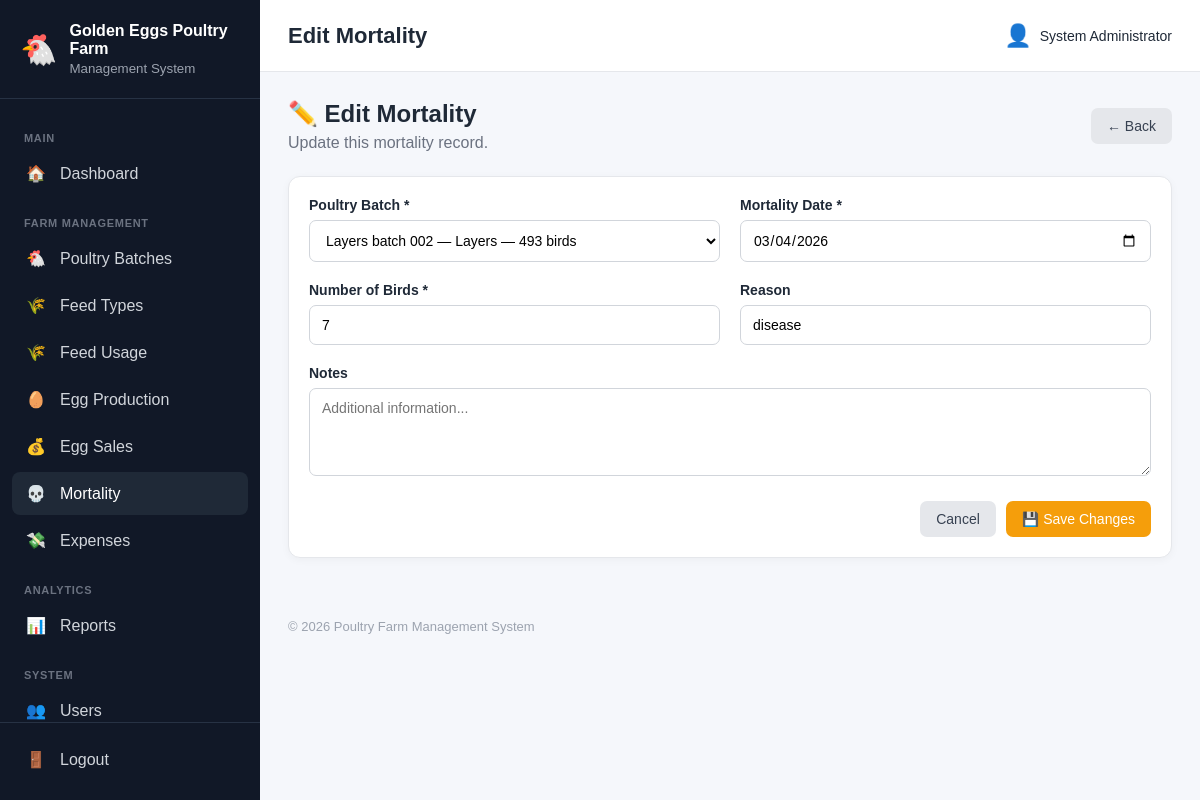
/mortality/edit.php?id=1 (signed in), run on the app's committed database.
### tables this page shows
CREATE TABLE `farm_settings` (
  `id` int(10) unsigned NOT NULL AUTO_INCREMENT,
  `farm_name` varchar(150) NOT NULL,
  `farm_location` varchar(255) DEFAULT NULL,
  `phone` varchar(50) DEFAULT NULL,
  `email` varchar(150) DEFAULT NULL,
  `currency` varchar(10) DEFAULT 'GHS',
  `timezone` varchar(100) DEFAULT 'Africa/Accra',
  `created_at` timestamp NOT NULL DEFAULT current_timestamp(),
  `updated_at` timestamp NOT NULL DEFAULT current_timestamp() ON UPDATE current_timestamp(),
  PRIMARY KEY (`id`)
);

CREATE TABLE `mortality` (
  `id` int(10) unsigned NOT NULL AUTO_INCREMENT,
  `batch_id` int(10) unsigned NOT NULL,
  `mortality_date` date NOT NULL,
  `quantity` int(10) unsigned NOT NULL,
  `reason` varchar(255) DEFAULT NULL,
  `notes` text DEFAULT NULL,
  `recorded_by` int(10) unsigned DEFAULT NULL,
  `created_at` timestamp NOT NULL DEFAULT current_timestamp(),
  PRIMARY KEY (`id`),
  KEY `idx_mortality_date` (`mortality_date`),
  KEY `fk_mortality_batch` (`batch_id`),
  KEY `fk_mortality_user` (`recorded_by`),
  CONSTRAINT `fk_mortality_batch` FOREIGN KEY (`batch_id`) REFERENCES `poultry_batches` (`id`) ON DELETE CASCADE,
  CONSTRAINT `fk_mortality_user` FOREIGN KEY (`recorded_by`) REFERENCES `users` (`id`) ON DELETE SET NULL
);

CREATE TABLE `poultry_batches` (
  `id` int(10) unsigned NOT NULL AUTO_INCREMENT,
  `batch_name` varchar(100) NOT NULL,
  `bird_type` varchar(100) NOT NULL,
  `breed` varchar(100) DEFAULT NULL,
  `initial_quantity` int(10) unsigned NOT NULL,
  `current_quantity` int(10) unsigned NOT NULL,
  `date_started` date NOT NULL,
  `expected_sale_date` date DEFAULT NULL,
  `status` enum('active','sold','completed') DEFAULT 'active',
  `notes` text DEFAULT NULL,
  `created_by` int(10) unsigned DEFAULT NULL,
  `created_at` timestamp NOT NULL DEFAULT current_timestamp(),
  `updated_at` timestamp NOT NULL DEFAULT current_timestamp() ON UPDATE current_timestamp(),
  PRIMARY KEY (`id`),
  KEY `idx_batch_status` (`status`),
  KEY `idx_batch_date` (`date_started`),
  KEY `fk_batch_user` (`created_by`),
  CONSTRAINT `fk_batch_user` FOREIGN KEY (`created_by`) REFERENCES `users` (`id`) ON DELETE SET NULL
);

### includes/functions.php (called while the page is built, shortened)
<?php
function e(?string $value): string
{
    return htmlspecialchars(
        $value ?? '',
        ENT_QUOTES,
        'UTF-8'
    );
}
function farmSettings(): array
{
    global $pdo;
    $settings = [
        'farm_name' =>
            defined('DEFAULT_FARM_NAME')
                ? DEFAULT_FARM_NAME
                : 'Poultry Farm',
        'farm_location' =>
            'Ghana',
        'phone' =>
            null,
        'email' =>
            null,
        'currency' =>
            defined('DEFAULT_CURRENCY')
                ? DEFAULT_CURRENCY
                : 'GHS',
        'timezone' =>
            defined('DEFAULT_TIMEZONE')
                ? DEFAULT_TIMEZONE
                : 'Africa/Accra'
    ];
    try {
        $stmt = $pdo->query("
            SELECT
                farm_name,
                farm_location,
                phone,
                email,
                currency,
                timezone
            FROM farm_settings
            ORDER BY id ASC
            LIMIT 1
        ");
        $databaseSettings =
            $stmt->fetch(PDO::FETCH_ASSOC);
        if ($databaseSettings) {
            $settings = array_merge(
                $settings,
                $databaseSettings
            );
        }
    } catch (Throwable $e) {
    }
    return $settings;
}
function farmName(): string
{
    return (string) (
        farmSettings()['farm_name']
        ?? 'Poultry Farm'
    );
}

### mortality/edit.php (the view, shortened to what this page needs)
<?php
require_once __DIR__ . '/../config/database.php';
require_once __DIR__ . '/../includes/functions.php';
$id = filter_input(INPUT_GET, 'id', FILTER_VALIDATE_INT);
$stmt = $pdo->prepare("
    SELECT *
    FROM mortality
    WHERE id = ?
    LIMIT 1
");
$stmt->execute([$id]);
$record = $stmt->fetch();
$stmt = $pdo->query("
    SELECT
        id,
        batch_name,
        bird_type,
        breed,
        current_quantity
    FROM poultry_batches
    WHERE status = 'active'
       OR id = " . (int) $record['batch_id'] . "
    ORDER BY batch_name ASC
");
$batches = $stmt->fetchAll();
require_once __DIR__ . '/../includes/header.php';
?>
<div class="page-header">
    <div>
        <h2>✏️ Edit Mortality</h2>
        <p>
            Update this mortality record.
        </p>
    </div>
    <a
        href="view.php?id=<?= (int) $id ?>"
        class="btn btn-secondary"
    >
        ← Back
    </a>
</div>
<div class="dashboard-card">
    <form method="POST">
        <div class="form-grid">
            <div class="form-group">
                <label for="batch_id">
                    Poultry Batch *
                </label>
                <select
                    name="batch_id"
                    id="batch_id"
                    required
                >
                    <?php foreach ($batches as $batch): ?>
                        <?php
                        $selectedBatch =
                            $_POST['batch_id']
                            ?? $record['batch_id'];
                        ?>
                        <option
                            value="<?= (int) $batch['id'] ?>"
                            <?= (
                                (int) $selectedBatch
                                === (int) $batch['id']
                            ) ? 'selected' : '' ?>
                        >
                            <?= e($batch['batch_name']) ?>
                            —
                        </option>
                    <?php endforeach; ?>
                </select>
            </div>
            <div class="form-group">
                <label for="mortality_date">
                    Mortality Date *
                </label>
                <input
                    type="date"
                    name="mortality_date"
                    id="mortality_date"
                    value="<?= e(
                        $_POST['mortality_date']
                        ?? $record['mortality_date']
                    ) ?>"
                    required
                >
            </div>
            <div class="form-group">
                <label for="quantity">
                    Number of Birds *
                </label>
                <input
                    type="number"
                    name="quantity"
                    id="quantity"
                    min="1"
                    step="1"
                    value="<?= e(
                        $_POST['quantity']
                        ?? $record['quantity']
                    ) ?>"
                    required
                >
            </div>
            <div class="form-group">
                <label for="reason">
                    Reason
                </label>
                <input
                    type="text"
                    name="reason"
                    id="reason"
                    maxlength="255"
                    placeholder="e.g. Disease, weakness, accident"
                    value="<?= e(
                        $_POST['reason']
                        ?? $record['reason']
                        ?? ''
                    ) ?>"
                >
            </div>
            <div class="form-group form-group-full">
                <label for="notes">
                    Notes
                </label>
                <textarea
                    name="notes"
                    id="notes"
                    rows="4"
                    placeholder="Additional information..."
                ><?= e(
                ) ?></textarea>
            </div>
        </div>
        <div class="form-actions">
            <a
                href="view.php?id=<?= (int) $id ?>"
                class="btn btn-secondary"
            >
                Cancel
            </a>
            <button
                type="submit"
                class="btn btn-warning"
            >
                💾 Save Changes
            </button>
        </div>
    </form>
</div>
<?php require_once __DIR__ . '/../includes/footer.php'; ?>

### includes/sidebar.php (shortened to what this page needs)
<?php
$currentUri = $_SERVER['REQUEST_URI'] ?? '';
function sidebarActive(string $section): string
{
    global $currentUri;
    return str_contains(
        $currentUri,
        $section
    )
        ? 'active'
        : '';
}
?>
<aside class="sidebar" id="sidebar">
    <div class="sidebar-brand">
        <div class="brand-icon">
            🐔
        </div>
        <div>
            <strong>
                <?= e(farmName()) ?>
            </strong>
            <small>
                Management System
            </small>
        </div>
    </div>
    <nav class="sidebar-nav">
        <div class="nav-section">
            MAIN
        </div>
        <a
            href="../dashboard/index.php"
            class="<?= sidebarActive('/dashboard/') ?>"
        >
            <span>
                🏠
            </span>
            <span>
                Dashboard
            </span>
        </a>
        <div class="nav-section">
            FARM MANAGEMENT
        </div>
        <a
            href="../batches/index.php"
            class="<?= sidebarActive('/batches/') ?>"
        >
            <span>
                🐔
            </span>
            <span>
                Poultry Batches
            </span>
        </a>
        <a
            href="../feed_types/index.php"
            class="<?= sidebarActive('/feed_types/') ?>"
        >
            <span>
                🌾
            </span>
            <span>
                Feed Types
            </span>
        </a>
        <a
            href="../feed/index.php"
            class="<?= sidebarActive('/feed/') ?>"
        >
            <span>
                🌾
            </span>
            <span>
                Feed Usage
            </span>
        </a>
        <a
            href="../eggs/index.php"
            class="<?= sidebarActive('/eggs/') ?>"
        >
            <span>
                🥚
            </span>
            <span>
                Egg Production
            </span>
        </a>
        <a
            href="../sales/index.php"
            class="<?= sidebarActive('/sales/') ?>"
        >
            <span>
                💰
            </span>
            <span>
                Egg Sales
            </span>
        </a>
        <a
            href="../mortality/index.php"
            class="<?= sidebarActive('/mortality/') ?>"
        >
            <span>
                💀
            </span>
            <span>
                Mortality
            </span>
        </a>
        <a
            href="../expenses/index.php"
            class="<?= sidebarActive('/expenses/') ?>"
        >
            <span>
                💸
            </span>
            <span>
                Expenses
            </span>
        </a>
        <div class="nav-section">
            ANALYTICS
        </div>
        <a
            href="../reports/index.php"
            class="<?= sidebarActive('/reports/') ?>"
        >
            <span>
                📊
            </span>
            <span>
                Reports
            </span>
        </a>
        <div class="nav-section">
            SYSTEM
        </div>
        <a
            href="../users/index.php"
            class="<?= sidebarActive('/users/') ?>"
        >
            <span>
                👥
            </span>
            <span>
                Users
            </span>
        </a>
    </nav>
    <div class="sidebar-footer">
        <a
            href="../auth/logout.php"
            class="logout-link"
        >
            <span>
                🚪
            </span>
            <span>
                Logout
            </span>
        </a>
    </div>
</aside>

### public/assets/css/app.css (style rules this page uses)
* { box-sizing: border-box; }
html, body { margin: 0; padding: 0; font-family: Arial, Helvetica, sans-serif; background: #f5f7fb; color: #1f2937; }
a { text-decoration: none; }
.sidebar { width: 260px; min-height: 100vh; background: #111827; color: white; position: fixed; left: 0; top: 0; bottom: 0; display: flex; flex-direction: column; z-index: 1000; }
.sidebar-brand { display: flex; align-items: center; gap: 12px; padding: 22px 20px; border-bottom: 1px solid #273244; }
.brand-icon { font-size: 30px; }
.sidebar-brand strong { display: block; font-size: 16px; }
.sidebar-brand small { display: block; color: #9ca3af; margin-top: 3px; }
.sidebar-nav { padding: 15px 12px; flex: 1; overflow-y: auto; }
.nav-section { font-size: 11px; font-weight: bold; color: #6b7280; padding: 18px 12px 8px; letter-spacing: 0.7px; }
.sidebar-nav a, .logout-link { display: flex; align-items: center; gap: 12px; color: #d1d5db; padding: 12px; margin-bottom: 4px; border-radius: 8px; transition: 0.2s; }
.sidebar-nav a:hover, .sidebar-nav a.active { background: #1f2937; color: white; }
.sidebar-nav a span:first-child, .logout-link span:first-child { width: 24px; text-align: center; }
.sidebar-footer { padding: 15px 12px; border-top: 1px solid #273244; }
.dashboard-card { background: white; border: 1px solid #e5e7eb; border-radius: 12px; padding: 20px; box-shadow: 0 2px 8px rgba(0, 0, 0, 0.04); }
.page-header { display: flex; align-items: center; justify-content: space-between; gap: 20px; margin-bottom: 24px; }
.page-header h2 { margin: 0 0 6px; }
.page-header p { margin: 0; color: #6b7280; }
.btn { display: inline-flex; align-items: center; justify-content: center; gap: 6px; border: 0; border-radius: 7px; padding: 10px 16px; font-size: 14px; cursor: pointer; transition: 0.2s; }
.btn-secondary { background: #e5e7eb; color: #374151; }
.btn-warning { background: #f59e0b; color: white; }
.form-grid { display: grid; grid-template-columns: repeat(2, 1fr); gap: 20px; }
.form-group { display: flex; flex-direction: column; gap: 7px; }
.form-group-full { grid-column: 1 / -1; }
.form-group label { font-size: 14px; font-weight: 600; }
.form-group input, .form-group select, .form-group textarea { width: 100%; padding: 11px 12px; border: 1px solid #d1d5db; border-radius: 7px; font-family: inherit; font-size: 14px; background: white; }
.form-actions { display: flex; justify-content: flex-end; gap: 10px; margin-top: 25px; }

### data on the page
farm_settings: farm_name "Golden Eggs Poultry Farm"
mortality: batch_id "Layers batch 002 — Layers — 493 birds", mortality_date "03/04/2026", quantity "7", reason "disease"

### other printed values
$pageTitle "Edit Mortality"
$_SESSION['full_name'] "System Administrator"
